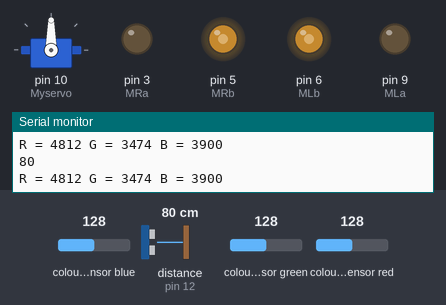
A sketch run on a simulated Arduino Uno, built with avr-gcc and run on an emulated ATmega328P. Shown: servo, output pins drawn as LEDs (lit = HIGH), the last lines printed to the serial monitor. Wiring (inferred from the names in the program): TCS3200 colour sensor: output A2; S2 A5; S3 A4; S0 A0; S1 A1. The test bench sets the inputs (shaded band); at power-on: colour sensor red 128, colour sensor blue 128, distance to the obstacle (sensor on pin 12) 80 cm, colour sensor green 128. The echo pulse lasts 58.3 µs per cm; pins used as bus, display or sensor lines are not drawn.

Above: at 1.2 s.
1.3 s: colour sensor red set to 183
4.3 s: colour sensor red set to 190
At 5.3 s:
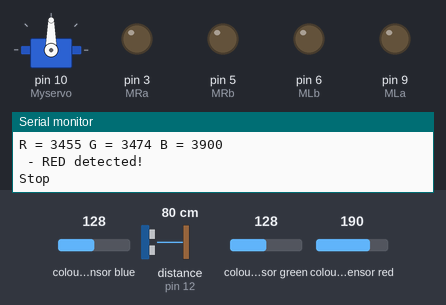
5.8 s: colour sensor blue set to 145
7.5 s: colour sensor blue set to 154
At 9.1 s:
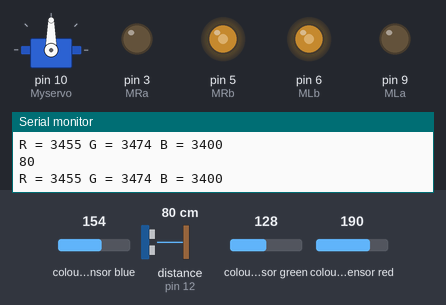
10.5 s: distance to the obstacle (sensor on pin 12) set to 26 cm
12.7 s: distance to the obstacle (sensor on pin 12) set to 22 cm
At 15.2 s:
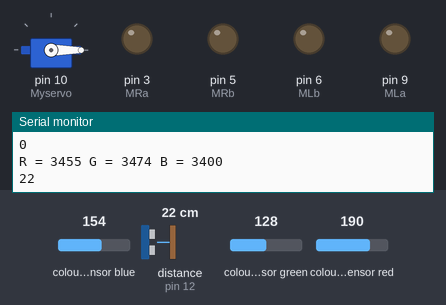
Timing chart, 0 to 16.2 s (numbered marks = the images above; inputs shaded):
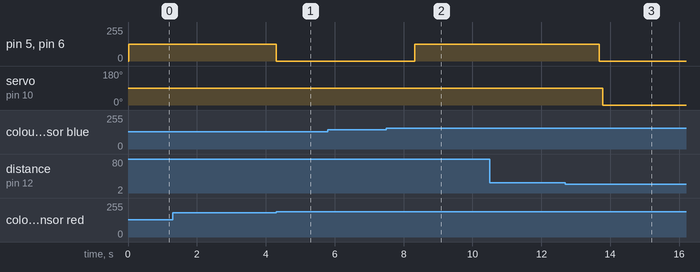

Measured:
- the behaviour switches between 186 and 187 on colour sensor red (found by bisection; images 0 and 1)
- the behaviour switches between 149 and 150 on colour sensor blue (found by bisection; images 1 and 2)
- the behaviour switches between 25 and 24 cm on distance to the obstacle (sensor on pin 12) (found by bisection; images 2 and 3)
- after the input at 4.3 s, pin 5 (MRb), pin 6 (MLb): 127/255 → 0/255 at once
- after the input at 7.5 s, pin 5 (MRb), pin 6 (MLb): 0/255 → 127/255 after 0.83 s
- after the input at 12.7 s, pin 5 (MRb), pin 6 (MLb): 127/255 → 0/255 after 0.98 s; servo on pin 10 (Myservo): 90° → 0° after 1.1 s

The sketch:

Mobile_robot_to_obstacle_avoidance_and_traffic.ino
```cpp
#include <Servo.h>
Servo Myservo;
//ultra sonic
#define trigPin 11 // Trig Pin Of HC-SR04
#define echoPin 12 // Echo Pin Of HC-SR04
//motors on PWM pins
#define MLa 9 // Right motor 1st pin
#define MLb 6 // Right motor 2nd pin
#define MRa 3 // Left motor 1st pin
#define MRb 5 // Left motor 2nd pin
//color sensor
#define S0 A0
#define S1 A1
#define S2 A5
#define S3 A4
#define sensorOut A2
long duration, distance;
int sp = 0.5*255; //speed in terms of PWM
//initialize color sensor readings
int redFrequency = 0;
int greenFrequency = 0;
int blueFrequency = 0;
void setup() {
// Color sensor pins
 pinMode(sensorOut, INPUT);
 pinMode(S0, OUTPUT);
 pinMode(S1, OUTPUT);
 pinMode(S2, OUTPUT);
 pinMode(S3, OUTPUT);
// Setting frequency scaling to 20%
 digitalWrite(S0,1);
 digitalWrite(S1,0);
// Motor pins
 pinMode(MLa, OUTPUT);
 pinMode(MLb, OUTPUT);
 pinMode(MRa, OUTPUT);
 pinMode(MRb, OUTPUT);
//ulta-sonic pins
 pinMode(trigPin, OUTPUT);
 pinMode(echoPin, INPUT);
//servo motor signal pin
 Myservo.attach(10);
 Serial.begin(9600);

}
void loop() {
 // Setting RED (R) filtered photodiodes to be read
 digitalWrite(S2, LOW);
 digitalWrite(S3, LOW);
 redFrequency = pulseIn(sensorOut, LOW);
 // Setting GREEN (G) filtered photodiodes to be read
 digitalWrite(S2, HIGH);
 digitalWrite(S3, HIGH);
 greenFrequency = pulseIn(sensorOut, LOW);
 // Setting BLUE (B) filtered photodiodes to be read
 digitalWrite(S2, LOW);
 digitalWrite(S3, HIGH);
 blueFrequency = pulseIn(sensorOut, LOW);
 // Convert frequency to color intensity
 int redIntensity = redFrequency * 100 * 1.234;
 int greenIntensity = greenFrequency * 90 * 0.99;
 int blueIntensity = blueFrequency * 100;
 // Print color intensities
 Serial.print("R = ");
 Serial.print(redIntensity);
 Serial.print(" G = ");
 Serial.print(greenIntensity);
 Serial.print(" B = ");
 Serial.println(blueIntensity);
 // Check if red color is dominant
 if (redIntensity < greenIntensity && redIntensity < blueIntensity) {
 Serial.println(" - RED detected!");
 // Stop the robot
 digitalWrite(MRb, LOW);
 digitalWrite(MRa, LOW);
 digitalWrite(MLb, LOW);
 digitalWrite(MLa, LOW);
 Serial.println("Stop");
 delay(1000);
 } else {
 // Proceed with obstacle avoidance
//measuring the distance
 digitalWrite(trigPin, LOW);
 delayMicroseconds(2);
 digitalWrite(trigPin, HIGH); // Transmit Waves For 10us
 delayMicroseconds(10);
 duration = pulseIn(echoPin, HIGH); // Receive Reflected Waves
 distance = duration / 58.2; // Get Distance
 Serial.println(distance);
 delay(10);
 // Obstacle avoidance logic...
 if (distance > 25) // Condition For Absence Of Obstacle
 {
 Myservo.write(90);
 analogWrite(MRb, sp); // Move Forward
 digitalWrite(MRa, LOW);
 analogWrite(MLb, sp);

 digitalWrite(MLa, LOW);
 }
 else if ((distance < 25 )&&(distance > 0)){
// Condition For Presence Of Obstacle
 digitalWrite(MRb, LOW); //Stop
 digitalWrite(MRa, LOW);
 digitalWrite(MLb, LOW);
 digitalWrite(MLa, LOW);
 delay(100);
// measure right side distance
 Myservo.write(0); //move Ultrasonnic to the Right
 delay(500);
 digitalWrite(trigPin, LOW);
 delayMicroseconds(2);
 digitalWrite(trigPin, HIGH); // Transmit Waves For 10us
 delayMicroseconds(10);
 duration = pulseIn(echoPin, HIGH); // Receive Reflected Waves
 distance = duration / 58.2; // Get Distance
 Serial.println(distance);
 delay(10);
 if (distance > 25) //Right road is clear
 {
 Myservo.write(0);
 delay(500);
 digitalWrite(MRb, LOW); // Move Backward
 analogWrite(MRa, sp);
 digitalWrite(MLb, LOW);
 analogWrite(MLa, sp);
 delay(100);
 digitalWrite(MRb, LOW); //Stop
 digitalWrite(MRa, LOW);
 digitalWrite(MLb, LOW);
 digitalWrite(MLa, LOW);
 delay(100);
 digitalWrite(MRb, LOW); // Move Right
 digitalWrite(MRa, HIGH);
 digitalWrite(MLa, LOW);
 digitalWrite(MLb, LOW);
 delay(300);
 }
 else if ((distance < 25)&&(distance > 0)){
// right and forward roads are blocked
//check for the left road distance
 Myservo.write(90); //move ultrasonic to the Left
 delay(500);
 digitalWrite(trigPin, LOW);
 delayMicroseconds(2);
 digitalWrite(trigPin, HIGH); // Transmit Waves For 10us
 delayMicroseconds(10);
 duration = pulseIn(echoPin, HIGH); // Receive Reflected Waves
 distance = duration / 58.2; // Get Distance
 Serial.println(distance);
 delay(10);
 if (distance > 25) //Left road is clear
 {

 Myservo.write(45);
 delay(500);
 digitalWrite(MRb, LOW); // Move Backward
 analogWrite(MRa, sp);
 digitalWrite(MLb, LOW);
 analogWrite(MLa, sp);
 delay(100);
 digitalWrite(MRb, LOW); //Stop
 digitalWrite(MRa, LOW);
 digitalWrite(MLb, LOW);
 digitalWrite(MLa, LOW);
 delay(100);
 digitalWrite(MRb, LOW); // Move Left
 digitalWrite(MRa, LOW);
 digitalWrite(MLa, HIGH);
 digitalWrite(MLb, LOW);
 delay(300);
 }
 }
 }

 }
}
```
